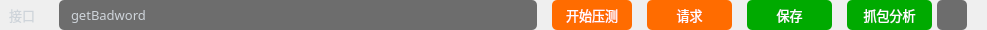
        <widget class="QWidget" name="horizontalWidget_3f" native="true">
         <property name="minimumSize">
          <size>
           <width>0</width>
           <height>30</height>
          </size>
         </property>
         <property name="maximumSize">
          <size>
           <width>16777215</width>
           <height>30</height>
          </size>
         </property>
         <property name="font">
          <font>
           <stylestrategy>PreferAntialias</stylestrategy>
          </font>
         </property>
         <property name="styleSheet">
          <string notr="true">
QComboBox{
	color:#ffffff;
	border:0px solid #8a8a8a;
	color: rgb(138, 138, 138);
	border-radius:5px;
	background-color: rgba(25, 25, 25, 155);
	padding-left:10px;
	
	font: 10pt &quot;OPPOSans B&quot;;
}


QComboBox:disabled{
	border:0px solid gray;
	color:gray;
}

QComboBox::drop-down{
	background:transparent;
}
QComboBox::down-arrow{
	image: url(:/lib/tree_open.png);
    width:20px;
	height:20px;
	margin-right: 10px;
}


QComboBox::down-arrow:enabled{
	color:#52DCFE;
}


QComboBox QAbstractItemView{
	font: 10pt &quot;OPPOSans B&quot;;
	outline: 0px solid gray;   /* 选定项的虚框 */
	border:1px solid #1e2d36;
	color:#ffffff;
	background-color:#1e2d36;
	selection-background-color:rgb(37, 84, 138);
	border-radius:0px;
	padding-bottom:2px;
	padding-top:2px;
}

QComboBox QAbstractItemView::item
{
	height:30px;
	font: 10pt &quot;OPPOSans B&quot;;
	border-radius:5px;
}

QComboBox QAbstractItemView::item:hover {
    color:rgb(255,255,255);
	background-color: rgb(37, 84, 138);
}
 
/* 下拉后，整个下拉窗体被选择的每项的样式 */
QComboBox QAbstractItemView::item:selected {
    color:rgb(255,255,255);
	background-color: rgb(37, 84, 138);
}
</string>
         </property>
         <layout class="QHBoxLayout" name="horizontalLayout" stretch="0,1,0,0,0,0,0,0,0,0,0,0">
          <property name="spacing">
           <number>5</number>
          </property>
          <property name="leftMargin">
           <number>9</number>
          </property>
          <property name="topMargin">
           <number>0</number>
          </property>
          <property name="rightMargin">
           <number>0</number>
          </property>
          <property name="bottomMargin">
           <number>0</number>
          </property>
          <item>
           <widget class="QLabel" name="label_3">
            <property name="minimumSize">
             <size>
              <width>45</width>
              <height>30</height>
             </size>
            </property>
            <property name="maximumSize">
             <size>
              <width>45</width>
              <height>30</height>
             </size>
            </property>
            <property name="font">
             <font>
              <family>OPPOSans B</family>
              <pointsize>10</pointsize>
              <stylestrategy>PreferAntialias</stylestrategy>
             </font>
            </property>
            <property name="styleSheet">
             <string notr="true">color:#ced4da;</string>
            </property>
            <property name="text">
             <string>接口</string>
            </property>
           </widget>
          </item>
          <item>
           <widget class="QLineEdit" name="lineEdit_funcName">
            <property name="minimumSize">
             <size>
              <width>478</width>
              <height>30</height>
             </size>
            </property>
            <property name="maximumSize">
             <size>
              <width>915</width>
              <height>30</height>
             </size>
            </property>
            <property name="font">
             <font>
              <family>OPPOSans B</family>
              <pointsize>10</pointsize>
              <stylestrategy>PreferAntialias</stylestrategy>
             </font>
            </property>
            <property name="styleSheet">
             <string notr="true">QLineEdit{
color:#ced4da;
border-radius: 5px;
background-color: rgb(25, 25, 25, 155);
border: 0px solid rgba(255, 255, 255, 0);
border-radius: 5px;
padding-left:10px;
padding-right:10px;
}</string>
            </property>
            <property name="text">
             <string>getBadword</string>
            </property>
            <property name="placeholderText">
             <string>yourMethod2</string>
            </property>
           </widget>
          </item>
          <item>
           <spacer name="horizontalSpacer_48">
            <property name="font">
             <font>
              <stylestrategy>PreferAntialias</stylestrategy>
             </font>
            </property>
            <property name="orientation">
             <enum>Qt::Horizontal</enum>
            </property>
            <property name="sizeType">
             <enum>QSizePolicy::Fixed</enum>
            </property>
            <property name="sizeHint" stdset="0">
             <size>
              <width>10</width>
              <height>27</height>
             </size>
            </property>
           </spacer>
          </item>
          <item>
           <widget class="QToolButton" name="toolButton_propertyTest">
            <property name="minimumSize">
             <size>
              <width>80</width>
              <height>30</height>
             </size>
            </property>
            <property name="maximumSize">
             <size>
              <width>80</width>
              <height>30</height>
             </size>
            </property>
            <property name="font">
             <font>
              <family>OPPOSans</family>
              <pointsize>10</pointsize>
              <stylestrategy>PreferAntialias</stylestrategy>
             </font>
            </property>
            <property name="styleSheet">
             <string notr="true">QToolButton {
	color: rgb(255, 255, 255);
	background-color: rgb(255, 108, 0);
	border-radius: 5px;
}
QToolButton:hover {
	color: rgb(255, 255, 255);
	background-color: rgb(255, 108, 0);
}</string>
            </property>
            <property name="text">
             <string>开始压测</string>
            </property>
            <property name="icon">
             <iconset resource="../lib.qrc">
              <normaloff>:/lib/tree_close.png</normaloff>:/lib/tree_close.png</iconset>
            </property>
            <property name="iconSize">
             <size>
              <width>23</width>
              <height>23</height>
             </size>
            </property>
            <property name="toolButtonStyle">
             <enum>Qt::ToolButtonTextOnly</enum>
            </property>
           </widget>
          </item>
          <item>
           <spacer name="horizontalSpacer_40">
            <property name="font">
             <font>
              <stylestrategy>PreferAntialias</stylestrategy>
             </font>
            </property>
            <property name="orientation">
             <enum>Qt::Horizontal</enum>
            </property>
            <property name="sizeType">
             <enum>QSizePolicy::Fixed</enum>
            </property>
            <property name="sizeHint" stdset="0">
             <size>
              <width>10</width>
              <height>27</height>
             </size>
            </property>
           </spacer>
          </item>
          <item>
           <widget class="QToolButton" name="toolButton_request">
            <property name="minimumSize">
             <size>
              <width>85</width>
              <height>30</height>
             </size>
            </property>
            <property name="maximumSize">
             <size>
              <width>85</width>
              <height>30</height>
             </size>
            </property>
            <property name="font">
             <font>
              <family>OPPOSans</family>
              <pointsize>10</pointsize>
              <stylestrategy>PreferAntialias</stylestrategy>
             </font>
            </property>
            <property name="styleSheet">
             <string notr="true">QToolButton {
	color: rgb(255, 255, 255);
	background-color: rgb(255, 108, 0);
	border-radius: 5px;
}
QToolButton:hover {
	color: rgb(255, 255, 255);
	background-color: rgb(255, 108, 0);
}</string>
            </property>
            <property name="text">
             <string>请求</string>
            </property>
            <property name="icon">
             <iconset resource="../lib.qrc">
              <normaloff>:/lib/tree_close.png</normaloff>:/lib/tree_close.png</iconset>
            </property>
            <property name="iconSize">
             <size>
              <width>23</width>
              <height>23</height>
             </size>
            </property>
            <property name="toolButtonStyle">
             <enum>Qt::ToolButtonTextOnly</enum>
            </property>
           </widget>
          </item>
          <item>
           <spacer name="horizontalSpacer_38">
            <property name="font">
             <font>
              <stylestrategy>PreferAntialias</stylestrategy>
             </font>
            </property>
            <property name="orientation">
             <enum>Qt::Horizontal</enum>
            </property>
            <property name="sizeType">
             <enum>QSizePolicy::Fixed</enum>
            </property>
            <property name="sizeHint" stdset="0">
             <size>
              <width>10</width>
              <height>27</height>
             </size>
            </property>
           </spacer>
          </item>
          <item>
           <widget class="QToolButton" name="toolButton_save">
            <property name="minimumSize">
             <size>
              <width>85</width>
              <height>30</height>
             </size>
            </property>
            <property name="maximumSize">
             <size>
              <width>85</width>
              <height>30</height>
             </size>
            </property>
            <property name="font">
             <font>
              <family>OPPOSans</family>
              <pointsize>10</pointsize>
              <stylestrategy>PreferAntialias</stylestrategy>
             </font>
            </property>
            <property name="styleSheet">
             <string notr="true">QToolButton {
	color: rgb(255, 255, 255);
	
	background-color: rgb(0, 170, 0);
	border-radius: 5px;
}

QToolButton::menu-indicator { 
	image: None;
}

 
QToolButton:hover {
	color: rgb(255, 255, 255);
	background-color: rgb(0, 170, 0);
}</string>
            </property>
            <property name="text">
             <string>保存</string>
            </property>
           </widget>
          </item>
          <item>
           <spacer name="horizontalSpacer_41">
            <property name="font">
             <font>
              <stylestrategy>PreferAntialias</stylestrategy>
             </font>
            </property>
            <property name="orientation">
             <enum>Qt::Horizontal</enum>
            </property>
            <property name="sizeType">
             <enum>QSizePolicy::Fixed</enum>
            </property>
            <property name="sizeHint" stdset="0">
             <size>
              <width>10</width>
              <height>27</height>
             </size>
            </property>
           </spacer>
          </item>
          <item>
           <widget class="QToolButton" name="toolButton_capturePackage">
            <property name="minimumSize">
             <size>
              <width>85</width>
              <height>30</height>
             </size>
            </property>
            <property name="maximumSize">
             <size>
              <width>85</width>
              <height>30</height>
             </size>
            </property>
            <property name="font">
             <font>
              <family>OPPOSans</family>
              <pointsize>10</pointsize>
              <stylestrategy>PreferAntialias</stylestrategy>
             </font>
            </property>
            <property name="styleSheet">
             <string notr="true">QToolButton {
	color: rgb(255, 255, 255);
	
	background-color: rgb(0, 170, 0);
	border-radius: 5px;
}

QToolButton::menu-indicator { 
	image: None;
}

 
QToolButton:hover {
	color: rgb(255, 255, 255);
	background-color: rgb(0, 170, 0);
}</string>
            </property>
            <property name="text">
             <string>抓包分析</string>
            </property>
           </widget>
          </item>
          <item>
           <widget class="QToolButton" name="toolButton_inportpcap">
            <property name="sizePolicy">
             <sizepolicy hsizetype="Expanding" vsizetype="Fixed">
              <horstretch>0</horstretch>
              <verstretch>0</verstretch>
             </sizepolicy>
            </property>
            <property name="minimumSize">
             <size>
              <width>30</width>
              <height>30</height>
             </size>
            </property>
            <property name="maximumSize">
             <size>
              <width>30</width>
              <height>30</height>
             </size>
            </property>
            <property name="font">
             <font>
              <family>OPPOSans B</family>
              <pointsize>10</pointsize>
              <stylestrategy>PreferAntialias</stylestrategy>
             </font>
            </property>
            <property name="styleSheet">
             <string notr="true">QToolButton {
	color: rgb(255, 255, 255);
	background-color: rgb(25, 25, 25, 155);
	border-radius: 5px;
}

QToolButton::menu-indicator { 
	image: None;
}
 
QToolButton:hover {
	color: rgb(255, 255, 255);
	/*background-color: rgba(20, 20, 20,0);*/
}</string>
            </property>
            <property name="text">
             <string/>
            </property>
            <property name="icon">
             <iconset resource="../images.qrc">
              <normaloff>:/module_mainwindow/images/light/add-light.png</normaloff>:/module_mainwindow/images/light/add-light.png</iconset>
            </property>
            <property name="iconSize">
             <size>
              <width>20</width>
              <height>20</height>
             </size>
            </property>
            <property name="toolButtonStyle">
             <enum>Qt::ToolButtonIconOnly</enum>
            </property>
           </widget>
          </item>
          <item>
           <spacer name="horizontalSpacer_22">
            <property name="font">
             <font>
              <stylestrategy>PreferAntialias</stylestrategy>
             </font>
            </property>
            <property name="orientation">
             <enum>Qt::Horizontal</enum>
            </property>
            <property name="sizeType">
             <enum>QSizePolicy::Expanding</enum>
            </property>
            <property name="sizeHint" stdset="0">
             <size>
              <width>20</width>
              <height>20</height>
             </size>
            </property>
           </spacer>
          </item>
         </layout>
        </widget>
